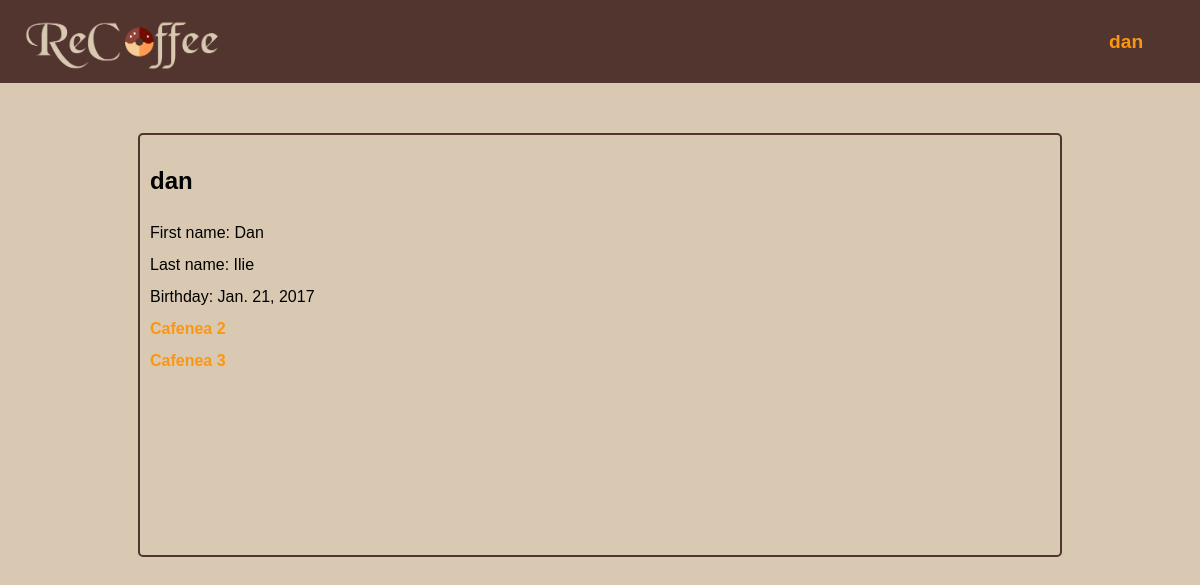
Screenshot of /user/1/ (signed in) with the database file from the repository.
### ReCoffee/models.py (models this page shows, shortened)
class UserProfile(models.Model):
    first_name = models.CharField(max_length=20)
    last_name = models.CharField(max_length=20)
    birthday = models.DateField(null=True)
    user = models.OneToOneField(
        User,
        primary_key=True,
        related_name='profile')
    class Meta:
        verbose_name_plural = 'User Profiles'

class Favorite(models.Model):
    user = models.ForeignKey(UserProfile, related_name='favorite')
    shop = models.ForeignKey(ShopProfile, related_name='favorite')
    class Meta:
        unique_together = ('user', 'shop')

class ShopProfile(models.Model):
    name = models.CharField(max_length=50)
    location = models.CharField(max_length=200)
    rating = models.DecimalField(
        default=0,
        max_digits=2,
        decimal_places=1)

### ReCoffee/views.py (the view)
# urls.py: url(r'^user/(?P<pk>\d+)/$', views.user_profile,
def user_profile(request, pk):
    user_profile = models.UserProfile.objects.get(pk=pk)
    fave_list = user_profile.favorite.all()
    context = {'user_profile': user_profile, 'fave_list': fave_list, }
    return render(request, 'ReCoffee/user_profile.html', context)

### ReCoffee/templates/ReCoffee/user_profile.html
{% extends 'ReCoffee/base.html' %}
{% block content %}
{% block head%}
<article class="profile">
	<img src="{{ user.profile.avatar.url }}" id="avatar">
	<h1> {{ user.username }} </h1>
	<span> First name: {{ user_profile.first_name }} </span>
	<br><span> Last name: {{ user_profile.last_name }} </span>
	<br><span> Birthday: {{ user_profile.birthday }} </span>
	{% for fave in fave_list %}
		<br>
		<a href="{% url 'shop_profile' fave.shop.pk %}"> {{ fave.shop.name }}</a>
	{% endfor %}
</article>
{% endblock %}
{% endblock %}

### ReCoffee/templates/ReCoffee/base.html (shortened to what this page needs)
<!DOCTYPE html>
<html land="en">
<head>
	{% load static %}
	<link rel="stylesheet" type="text/css" href="{% static 'css/main.css' %}">
</head>
<body>
<a href="{% url 'index' %}">
	<img src="{% static 'images/Recoffee-logo.png' %}" id="logo">
</a>
<nav>
	{% if user.username %}
	<div class="dropdown">
		<a href="#" class="dropbtn">{{ user.username }}</a>
	</div>
	{% else %}
	<a class= "link" onclick = "javascript:window.location.href='/register.html'">Register</a>
	<a class= "link" onclick = "javascript:window.location.href='/login.html' ">Login</a>
	{% endif %}
</nav>
{% block content %}
{% endblock %}
</body>
</html>

### ReCoffee/static/css/main.css (style rules this page uses)
nav { background-color: #52352E; font-size: 1.2em; font-weight: bold; margin: auto; padding: 0.6em; position: relative; text-align: right; }
nav a { display: inline-block; margin-left: 1.25em; padding: 1em; text-align: center; transition: background-color 0.5s; width: 4.5em; }
nav a:link, a:visited { background-color: #52352E; color: #FB9612; }
.dropbtn { cursor: pointer; display: inline-block; margin-left: 1.25em; padding: 1em; text-align: center; transition: background-color 0.2s; width: 4.5em; }
.dropdown { display: inline-block; position: relative; }
#logo { float: left; height: auto; position: absolute; width: 250px; z-index: 2; }
.profile { align-items: center; border: 2px solid #52352E; border-radius: 5px; justify-content: center; line-height: 200%; margin: auto; margin-top: 50px; max-width: 75%; min-height: 400px; padding: 10px; position: relative; }
#avatar { float: right; height: auto; max-width: 200px; max-height: 400px; padding: 10px; }
a { color: #FB9612; font-weight: bold; text-decoration: none; }
body { background-color: #D9C9B3; font-family: Helvetica; margin: 0; }

### rows the page displays
UserProfile: first_name "Dan", last_name "Ilie", birthday "Jan. 21, 2017"
Favorite: shop.name "Cafenea 2"
Favorite: shop.name "Cafenea 3"

### other values shown
{{ user.username }} "dan"
